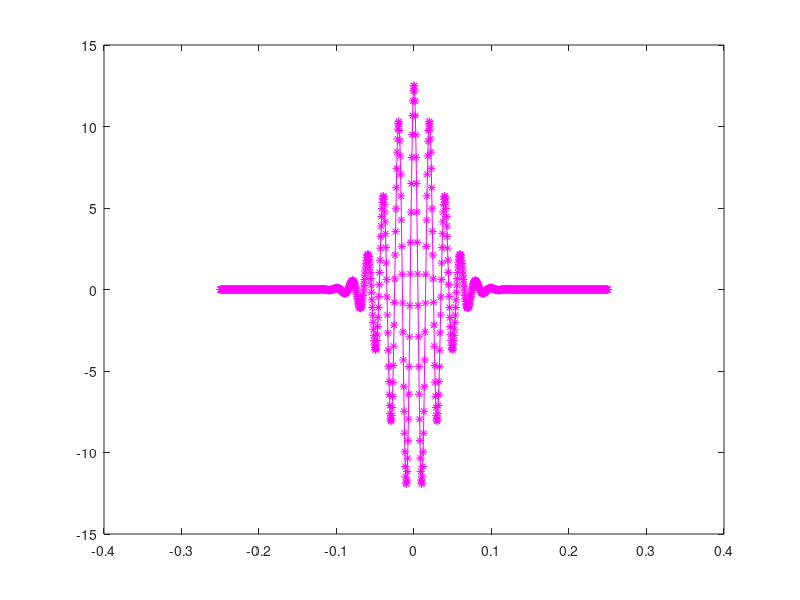

Reproduce this figure in MATLAB.
fo = 50;
cycles = 10;
sigmaf = fo/cycles;
sigmat = 1/(2*pi*sigmaf);
t = linspace(-0.25,0.25,1000);
omega_t = 1./(sigmat.*sqrt(2.*pi)).*(exp(-t.^2./(2.*sigmat.^2))).*exp(2i.*pi.*fo.*t);
plot(t,omega_t,'-*m')